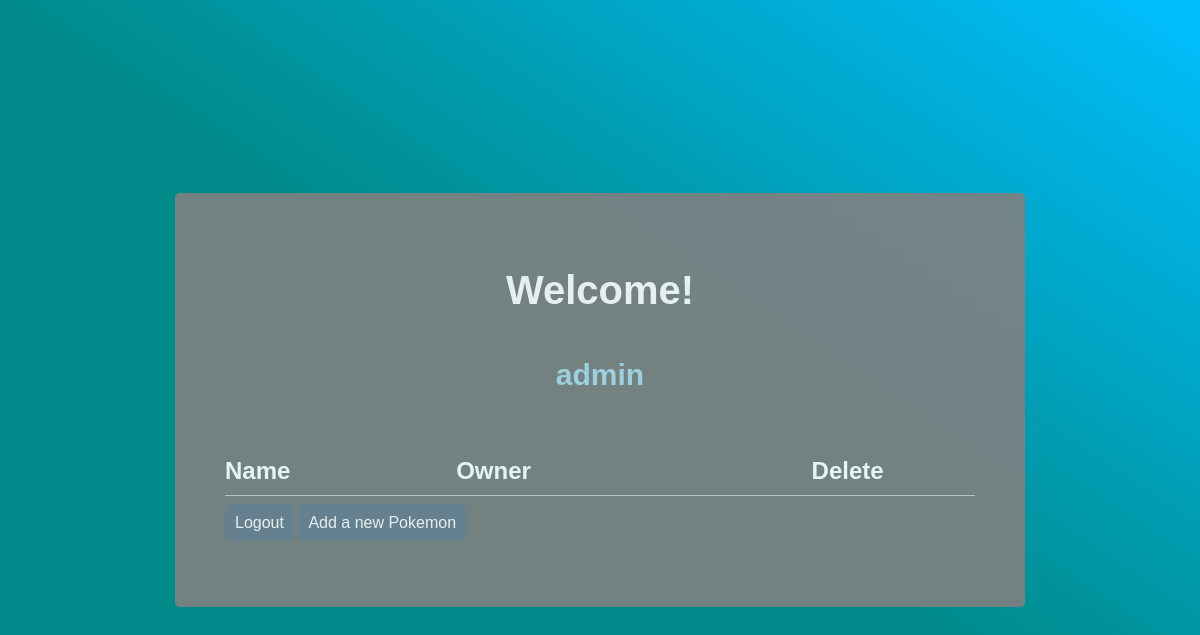
The page /profile (signed in) on the database as committed earlier.
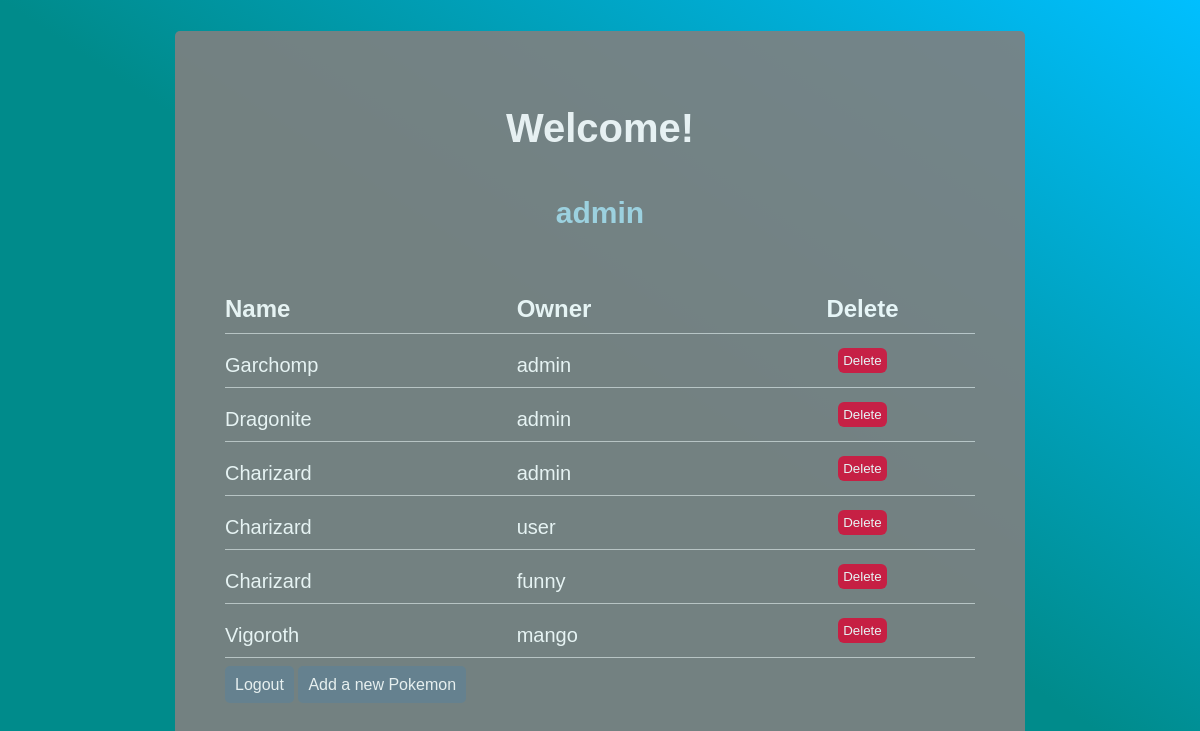
The same page on the database as committed later.
### models.py (models this page shows)
class User(db.Model, UserMixin):
    __tablename__ = 'users'
    id = db.Column(db.Integer, primary_key=True)
    username = db.Column(db.String(20), unique=True, nullable=False)
    password = db.Column(db.String(32), nullable=False)
    roles = db.relationship('Role', secondary='user_roles')

class Pokemon(db.Model):
    __tablename__ = 'pokemon'
    id = db.Column(db.Integer, primary_key=True)
    name = db.Column(db.String(20))
    owner = db.Column(db.String(20), db.ForeignKey('users.username', ondelete='CASCADE'))

### main.py (the view)
@main.route('/profile')
@roles_accepted('admin', 'user')
def profile():
    pokemons = get_all_pokemon()
    return render_template('profile.html', name=current_user.username, pokemons=pokemons)

### main.py (called while the page is built)
@main.route('/get_pokemon', methods=['GET'])
@roles_accepted('admin')
def get_all_pokemon():
    all_pokemon = Pokemon.query.all()
    pokemons = pokemons_schema.dump(all_pokemon)
    return pokemons

### templates/profile.html (shortened to what this page needs)
<!DOCTYPE html>
<html lang="en">
<head>
    <link rel="stylesheet" href="/static/css/main.css" />
</head>
<body>
    <div class="dataForm">
        <h1>Welcome!</h1>
        <h2>{{ name }}</h2>
        <table id="allPokemon">
            <tr>
                <th>Name</th>
                <th>Owner</th>
                <th class="th_button">Delete</th>
            </tr>
            {% for pokemon in pokemons %}
                <a class="pokemons" href="{{ url_for('main.get_all_pokemon') }}">
                <tr>
                    <td>{{ pokemon["name"] }}</td>
                    <td>{{ pokemon["owner"] }}</td>
                    <form action="{{ url_for('main.remove_pokemon', id=pokemon["id"])}}" method="post">
                    <td class="td_button"><input type="submit" class="deleteBtn" value="Delete"></td>
                    </form>
                </tr>
                </a>
            {% endfor %}
        </table>
    <br>
        <a href="/logout" class="loginBtn">Logout</a>
        <a href="/add_pokemon" class="loginBtn">Add a new Pokemon</a>
    </div>
</body>
</html>

### static/css/main.css (style rules this page uses)
* { font-family: Alef, sans-serif; margin: 0; padding: 0; text-decoration: none; box-sizing: border-box; }
body { min-height: 100vh; background: linear-gradient(to right top, darkcyan 50%, deepskyblue); }
.dataForm { background: gray; width: auto; height: auto; padding: 75px 50px; position: absolute; top: 50%; left: 50%; transform: translate(-50%, -50%); opacity: 0.9; border-radius: 5px; }
h1 { text-align: center; margin-bottom: 45px; color: snow; font-size: 40px; }
h2 { text-align: center; margin-bottom: 45px; color: lightblue; font-size: 30px; }
.loginBtn { height: 45px; width: 200px; border: none; outline: none; background: slategray; background-size: 200%; color: snow; font-size: 16px; padding: 10px; border-radius: 5px; }
table { padding: 40px; alignment: center; width: 750px; border-spacing: 0; border-collapse: collapse; }
th { padding-top: 20px; padding-bottom: 10px; font-size: 24px; text-align: left; border-bottom: 1px solid #cbcbcb; color: white; }
td { padding-top: 20px; padding-bottom: 10px; font-size: 20px; text-align: left; border-bottom: 1px solid #cbcbcb; color: white; }
.td_button { padding-top: 10px; font-size: 18px; text-align: center; border-bottom: 1px solid #cbcbcb; color: white; }
.th_button { padding-top: 20px; padding-bottom: 10px; font-size: 24px; text-align: center; border-bottom: 1px solid #cbcbcb; color: white; }
.deleteBtn { background: crimson; border: none; outline: none; color: white; padding: 5px; text-align: center; border-radius: 6px; }

Rows that differ between the two databases and show on the page:
added Pokemon: name "Garchomp", owner "admin"
added Pokemon: name "Dragonite", owner "admin"
added Pokemon: name "Charizard", owner "admin"
added Pokemon: name "Charizard", owner "user"
added Pokemon: name "Charizard", owner "funny"
added Pokemon: name "Vigoroth", owner "mango"
